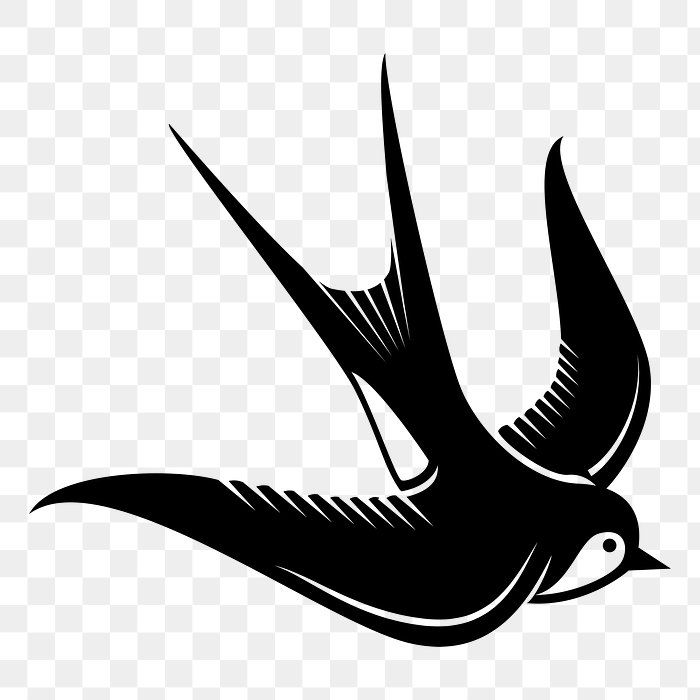
#> input picture html/images/chim-yen-vector-03.jpg, 700 x 700 px, found by its file name
$ python trace.py
#> lines starting #> are read from the running program, lines starting #| are printed output that depends on the picture; after the words box and inside, x2 and y2 are one past the last pixel; in counts of white or black regions, pixels touching at a corner belong together
import cv2, numpy as np
img=cv2.imread('../../images/chim-yen-vector-03.jpg',cv2.IMREAD_GRAYSCALE)
#> img is the input picture: shape (700, 700); min 0, max 255, mean 194.5
img=cv2.resize(img,None,fx=3,fy=3,interpolation=cv2.INTER_CUBIC)   # trace ở độ phân giải cao cho mượt
#> img: shape (2100, 2100)
_,bw=cv2.threshold(img,110,255,cv2.THRESH_BINARY_INV)
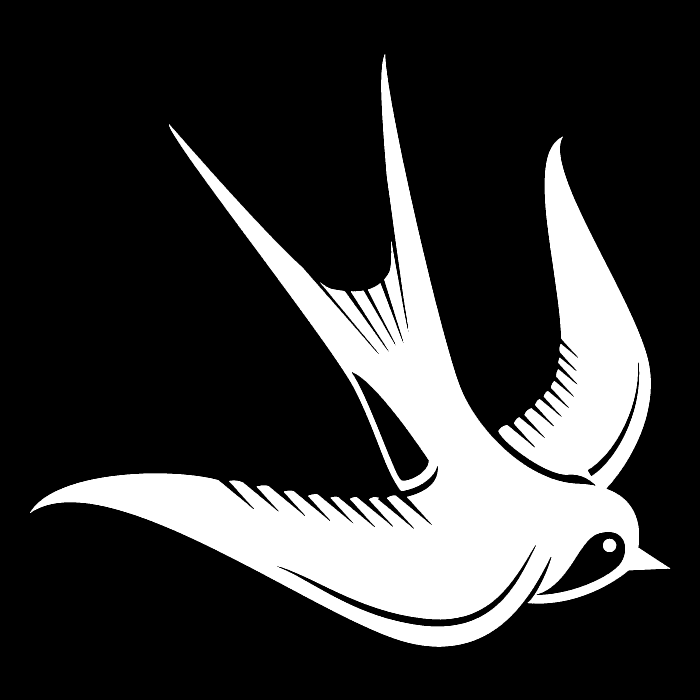
#> bw: shape (2100, 2100) (shown at 1/3 size); 21% white; 2 white regions, box (x1, y1, x2, y2) and area: (90, 163, 2011, 1941) 925812, (1809, 1616, 1849, 1656) 1281
bw=cv2.morphologyEx(bw,cv2.MORPH_OPEN,np.ones((3,3),np.uint8))
#> bw: shape (2100, 2100); 21% white; 2 white regions
cnts,hier=cv2.findContours(bw,cv2.RETR_CCOMP,cv2.CHAIN_APPROX_NONE)
#> cnts = 16 contours, 10 with area under 20; largest, box (x1, y1, x2, y2) and area: (90, 163, 2010, 1941) 980885, (1055, 1115, 1288, 1443) 23259, (1609, 1595, 1876, 1786) 21554, (836, 1635, 1609, 1880) 14650, (1763, 1086, 1919, 1429) 4714, (1809, 1616, 1849, 1656) 1224
x,y,w,h=cv2.boundingRect(max(cnts,key=cv2.contourArea))
#> x = 90; y = 163; w = 1920; h = 1778
S=48/max(w,h); ox=(48-w*S)/2-x*S; oy=(48-h*S)/2-y*S
#> after `S = 48 / max(w, h)`: S = 0.025
#> after `ox = (48 - w * S) / 2 - x * S`: ox = -2.25
#> after `oy = (48 - h * S) / 2 - y * S`: oy = -2.3
def path(c):
    c=cv2.approxPolyDP(c,1.8,True)[:,0,:].astype(float)
    if len(c)<3: return ''
    p=[(px*S+ox,py*S+oy) for px,py in c]; n=len(p)
#> after `p = [(px * S + ox, py * S + oy) for px, py in c]`: p = [(43.28, 38.12), (43.05, 38.3), (42.98, 38.45), (42.98, 38.75), (43.05, 38.9), (43.28, 39.07), (43.65, 39.07), (43.93, 38.8), (43.93, 38.4), (43.65, 38.12)]
#> after `n = len(p)`: n = 10
    d=f'M{p[0][0]:.2f},{p[0][1]:.2f}'
#> d = 'M43.28,38.12'
    for i in range(n):   # Catmull-Rom -> cubic Bezier
        p0,p1,p2,p3=p[i-1],p[i],p[(i+1)%n],p[(i+2)%n]
        t=0.16
        c1=(p1[0]+(p2[0]-p0[0])*t,p1[1]+(p2[1]-p0[1])*t); c2=(p2[0]-(p3[0]-p1[0])*t,p2[1]-(p3[1]-p1[1])*t)
        d+=f'C{c1[0]:.1f},{c1[1]:.1f} {c2[0]:.1f},{c2[1]:.1f} {p2[0]:.1f},{p2[1]:.1f}'
#> this loop made 10 passes
#> (p0, p1, p2, p3, c1, c2) on passes 1 to 7: ((43.65, 38.12), (43.28, 38.12), (43.05, 38.3), (42.98, 38.45), (43.18, 38.15), (43.1, 38.25)), ((43.28, 38.12), (43.05, 38.3), (42.98, 38.45), (42.98, 38.75), (43, 38.35), (42.99, 38.38)), ((43.05, 38.3), (42.98, 38.45), (42.98, 38.75), (43.05, 38.9), (42.96, 38.52), (42.96, 38.68)), ((42.98, 38.45), (42.98, 38.75), (43.05, 38.9), (43.28, 39.07), (42.99, 38.82), (43, 38.85)), ((42.98, 38.75), (43.05, 38.9), (43.28, 39.07), (43.65, 39.07), (43.1, 38.95), (43.18, 39.05)), ((43.05, 38.9), (43.28, 39.07), (43.65, 39.07), (43.93, 38.8), (43.37, 39.1), (43.55, 39.12)), ((43.28, 39.07), (43.65, 39.07), (43.93, 38.8), (43.93, 38.4), (43.75, 39.03), (43.88, 38.91))
    return d+'Z'
ds=[path(c) for c in cnts if cv2.contourArea(c)>40]
#> the loop in path (call 2), `for i in range(n):` made 268 passes
#> (p0, p1, p2, p3, c1, c2) on passes 2 to 4: ((26.58, 1.77), (26.4, 2.5), (26.33, 4.6), (26.7, 10.52), (26.36, 2.95), (26.28, 3.32)), ((26.4, 2.5), (26.33, 4.6), (26.7, 10.52), (27.98, 19.88), (26.37, 5.88), (26.44, 8.08)), ((26.33, 4.6), (26.7, 10.52), (27.98, 19.88), (28.35, 22), (26.96, 12.97), (27.71, 18.04))
d=''.join(ds)
open('swallow.d','w').write(d)
print(len(ds),'subpaths',len(d),'chars')
#| 6 subpaths 10828 chars
open('trace.svg','w').write(f'<svg xmlns="http://www.w3.org/2000/svg" viewBox="0 0 48 48" width="480" height="480"><rect width="48" height="48" fill="#fbf3e4"/><path fill="#b48a45" fill-rule="evenodd" d="{d}"/></svg>')

$ run again, with html/images/7e938263ddf1aa79ec1438041c2b562f.jpg copied over html/images/chim-yen-vector-03.jpg
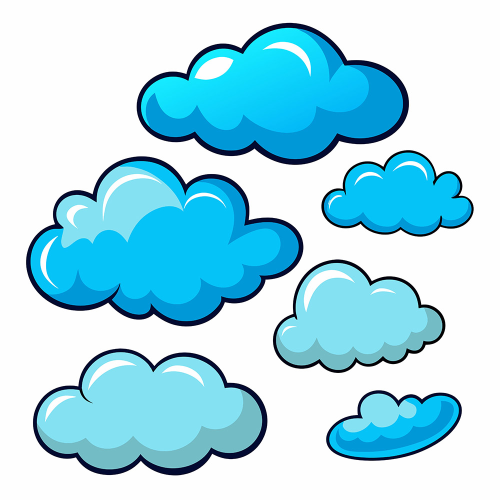
#> input picture html/images/7e938263ddf1aa79ec1438041c2b562f.jpg, 1000 x 1000 px, found by its file name (shown at 1/2 size)
#> `img=cv2.resize(img,None,fx=3,fy=3,interpolation=cv2.INTER_CUBIC)`:
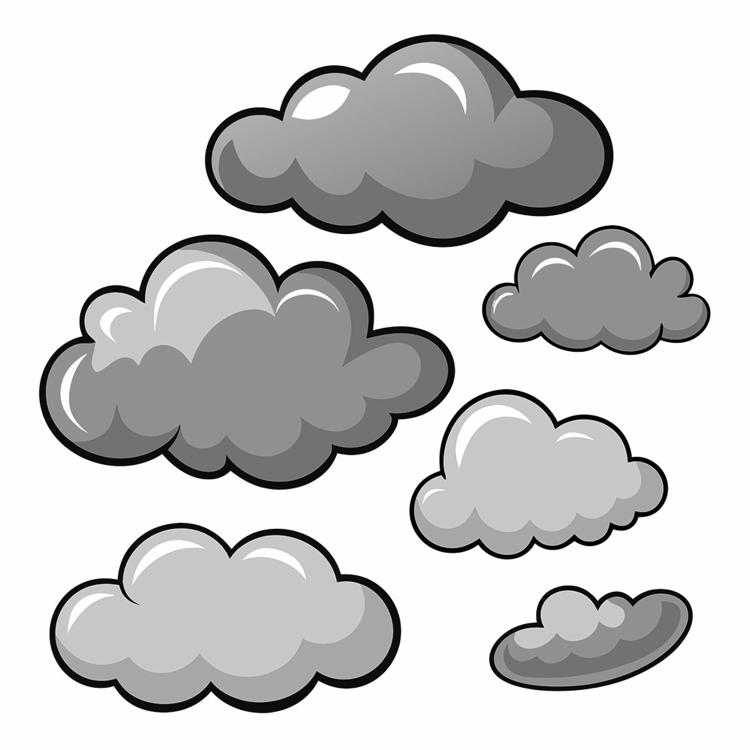
#> img: shape (3000, 3000) (shown at 1/4 size); min 0, max 255, mean 205.9
#> `bw=cv2.morphologyEx(bw,cv2.MORPH_OPEN,np.ones((3,3),np.uint8))`:
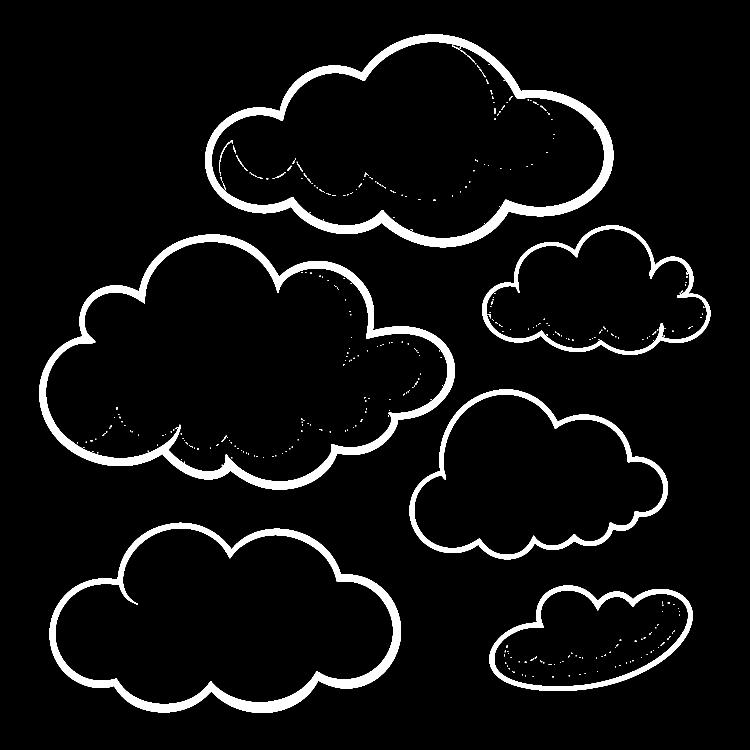
#> bw: shape (3000, 3000) (shown at 1/4 size); 5.6% white; 459 white regions (350 under 20 px)
#> cnts = 465 contours, 413 with area under 20; largest, box (x1, y1, x2, y2) and area: (157, 939, 1820, 1958) 1140114, (183, 966, 1792, 1926) 1013106, (820, 138, 2453, 989) 930081, (846, 166, 2417, 954) 803057, (198, 2091, 1604, 2852) 785240
#> x = 157; y = 939; w = 1663; h = 1019
#> S = 0.0289
#> ox = -4.53
#> oy = -17.81
#> p = 53 pairs, first value 51.98 to 75.42, second value 49.79 to 61.91
#> n = 53
#> d = 'M51.98,58.68'
#> the loop in path, `for i in range(n):` made 53 passes
#> (p0, p1, p2, p3, c1, c2) on passes 1 to 4: ((51.98, 57.87), (51.98, 58.68), (52.19, 59.34), (52.44, 59.78), (52.02, 58.92), (52.11, 59.17)), ((51.98, 58.68), (52.19, 59.34), (52.44, 59.78), (52.85, 60.24), (52.26, 59.52), (52.34, 59.63)), ((52.19, 59.34), (52.44, 59.78), (52.85, 60.24), (53.43, 60.67), (52.55, 59.92), (52.69, 60.09)), ((52.44, 59.78), (52.85, 60.24), (53.43, 60.67), (54.75, 61.28), (53.01, 60.38), (53.12, 60.5))
#> the loop in path (call 2), `for i in range(n):` made 54 passes
#> (p0, p1, p2, p3, c1, c2) on passes 1 to 4: ((52.96, 59.63), (52.53, 58.77), (52.5, 57.9), (52.7, 57.24), (52.46, 58.49), (52.47, 58.14)), ((52.53, 58.77), (52.5, 57.9), (52.7, 57.24), (53.17, 56.49), (52.53, 57.66), (52.6, 57.46)), ((52.5, 57.9), (52.7, 57.24), (53.17, 56.49), (53.97, 55.71), (52.81, 57.01), (52.96, 56.73)), ((52.7, 57.24), (53.17, 56.49), (53.97, 55.71), (54.67, 55.27), (53.37, 56.24), (53.73, 55.9))
#| 18 subpaths 33330 chars
